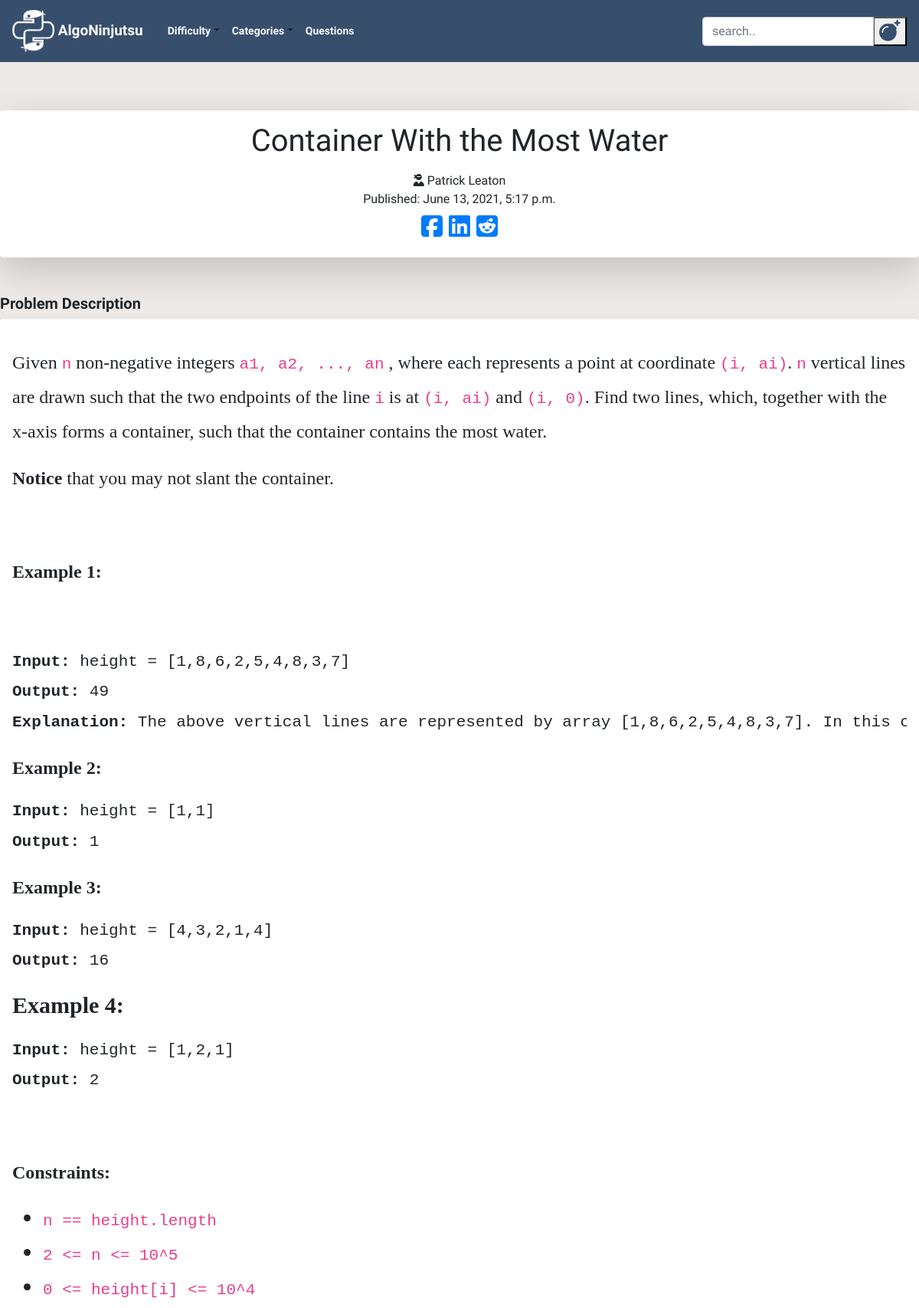
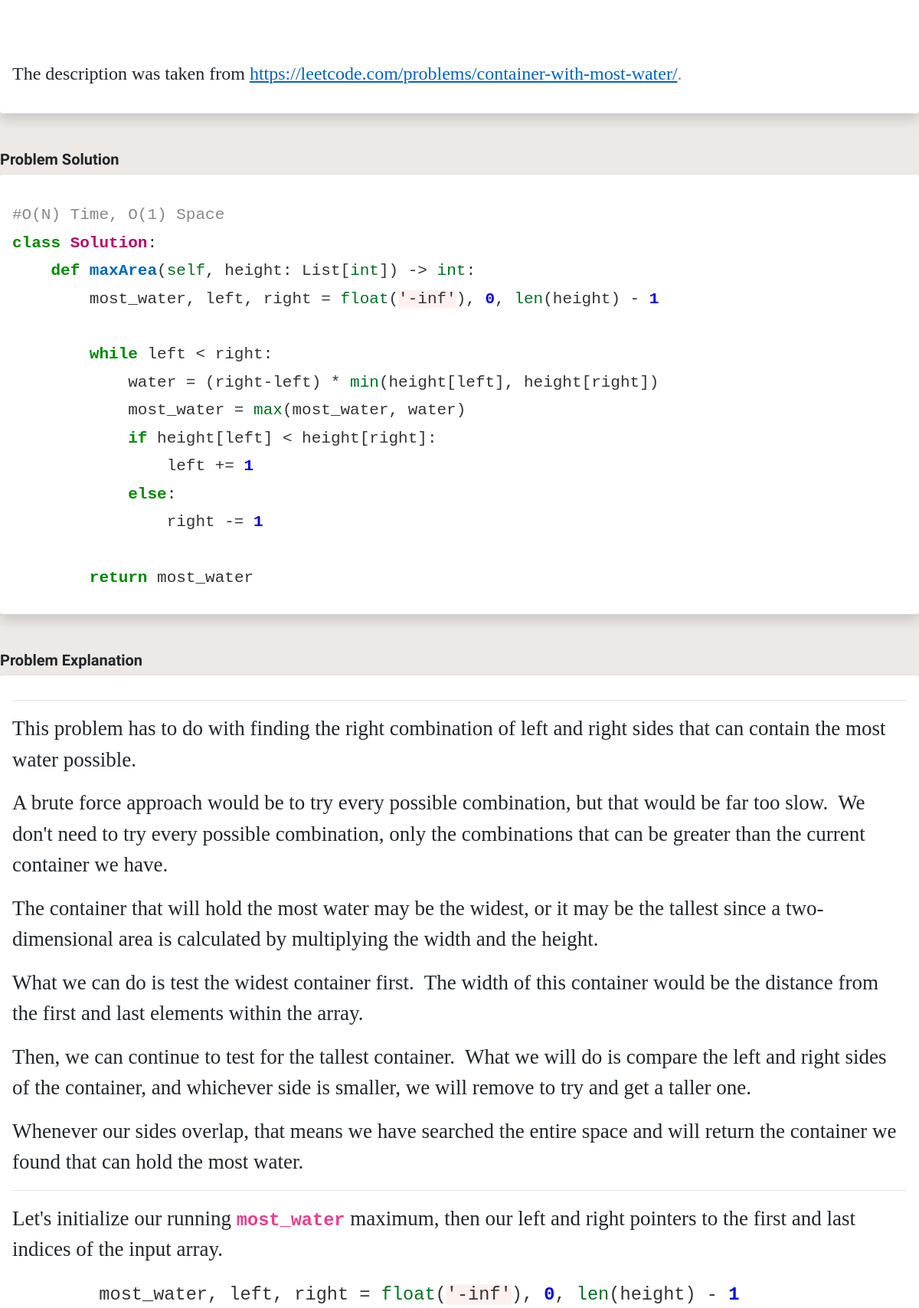
The app's page /post/186/ (upper part) with its own data (2 pictures, top to bottom).
### blog/models.py (models this page shows, shortened)
class Post(models.Model):
    author = models.TextField()
    title = RichTextField()
    category = models.TextField(choices = CATEGORY_CHOICES, default = 'arrays')
    alt_category = models.TextField(choices = CATEGORY_CHOICES, blank=True, null = True)
    difficulty = models.TextField(choices = DIFFICULTY_CHOICES, default = 'easy')
    description = RichTextField()
    text = RichTextField()
    explanation = RichTextField()
    additional_notes = RichTextField(blank=True, null = True)
    published_date = models.DateTimeField(blank=True, null=True)

### blog/views.py (the view)
# urls.py: path('post/<int:pk>/', views.PostDetailView.as_view(), name='post_detail'),
class PostDetailView(DetailView):
    model = Post

### blog/static/templates/blog/post_detail.html (shortened to what this page needs)
{% extends 'blog/base.html' %}
{% block content %}
<div class="pops col-md-12">
  <div class="detail_title shadow-lg p-3 mb-5 bg-white rounded">
    <div align="center">
      <h1 class="posttitle">{{post.title|safe}}</h1>
      <i class="fas fa-user-ninja"></i>
      {{post.author}}
    </div>
    {% if post.published_date %}
    <div class="date postdate">
      Published: {{ post.published_date }}
    </div>
    {% else %}
    <a class="btn btn-default" href="{% url 'post_publish' pk=post.pk%}">Publish</a>
    {% endif %}
    <div class="fa-2x social_links" align="center">
      <a href="https://www.facebook.com/sharer/sharer.php?u={{request.build_absolute_uri}}">
        <i class="fab fa-facebook-square"></i>
      </a>
        <a href="https://www.linkedin.com/shareArticle?mini=true&url={{request.build_absolute_uri}}&title=AlgoNinjutsu&summary=Check%20out%20this%20article%20from%20Gaijin%20Gaming%20&source={{request.build_absolute_uri}}">
        <i class="fab fa-linkedin"></i>
      </a>
      <a href="http://www.reddit.com/submit?url={{request.build_absolute_uri}}&title=Check%20out%20this%20article%20from%20AlgoNinjutsu">
        <i class="fab fa-reddit-square"></i>
      </a>
     </div>
  </div>
<h5><b>Problem Description</b></h5>
  <div class="postdescription shadow p-3 mb-5 bg-white rounded">
      <p>{{ post.description|safe}}</p>
  </div>
<h5><b>Problem Solution</b></h5>
  <div class="posttext shadow p-3 mb-5 bg-white rounded">
      <p>{{ post.text|safe}}</p>
  </div>
<h5><b>Problem Explanation</b></h5>
<div class="postexplanation shadow p-3 mb-5 bg-white rounded">
    <p>{{ post.explanation|safe}}</p>
</div>
  </div>
  {% endblock %}

### blog/static/css/blog.css (style rules this page uses)
body { font-family: 'Special Elite', cursive; background: #ECE9E6; background: -webkit-linear-gradient(to bottom, #FFFFFF, #ECE9E6); overflow-x: hidden; max-width: 100%; }
.postdate { text-align: center; }
.posttext { font-family: Calibri; font-size: 2vmin !important; }
.postdescription { font-family: Calibri; font-size: 2.5vmin !important; }
.postexplanation { font-family: Calibri; font-size: 2.25vmin !important; }

### records on screen
Post: title "Container With the Most Water", author "Patrick Leaton", published_date "June 13, 2021, 5:17 p.m.", description "Given n non-negative integers a1, a2, ..., an , where each represents a point at coordinate (i, ai) . n vertical lines are drawn such that the two endpoints of the line i is at (i, ai) and (i, 0) . Find two lines, which, together with the x-axis forms a container, such that the container contains the most water. Notice that you may not slant the container. Example 1: Input: height = [1,8,6,2,5,4,8,3,7] Output: 49 Explanation: The above vertical lines are represented by array [1,8,6,2,5,4,8,3,7]. In this Example 2: Input: height = [1,1] Output: 1 Example 3: Input: height = [4,3,2,1,4] Output: 16 Example 4: Input: height = [1,2,1] Output: 2 Constraints: n == height.length 2 <= n <= 10^5 0 <=…", text "#O(N) Time, O(1) Space class Solution : def maxArea ( self , height: List[ int ]) -> int : most_water, left, right = float ( '-inf' ), 0 , len (height) - 1 while left < right: water = (right-left) * min (height[left], height[right]) most_water = max (most_water, water) if height[left] < height[right]: left += 1 else : right -= 1 return most_water", explanation "This problem has to do with finding the right combination of left and right sides that can contain the most water possible. A brute force approach would be to try every possible combination, but that would be far too slow. We don't need to try every possible combination, only the combinations that can be greater than the current container we have. The container that will hold the most water may be the widest, or it may be the tallest since a two-dimensional area is calculated by multiplying the width and the height. What we can do is test the widest container first. The width of this container would be the distance from the first and last elements within the array. Then, we can continue to…"
